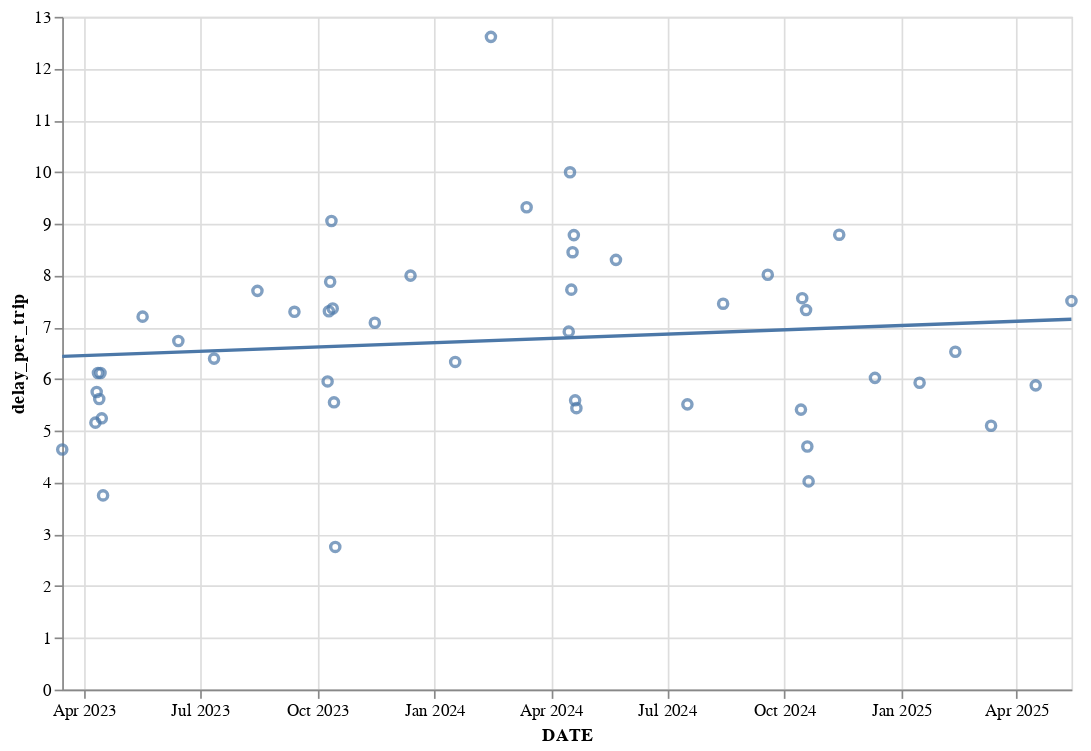

This figure's notebook cell:
### Code cell
chart = alt.Chart(all_df).mark_point().encode(
    x=alt.X('analysis_date:T', axis = alt.Axis(title = 'Date'.upper(), format = ("%b %Y"))),
    y='delay_per_trip'
).properties(width=600, height=400)

chart + chart.transform_regression('analysis_date', 'delay_per_trip').mark_line()

### Figure 1 — Vega-Lite specification as saved in the notebook (floating-point values rounded to 4 significant figures)
{"config": {"view": {"continuousWidth": 300, "continuousHeight": 300}}, "layer": [{"mark": {"type": "point"}, "encoding": {"x": {"axis": {"format": "%b %Y", "title": "DATE"}, "field": "analysis_date", "type": "temporal"}, "y": {"field": "delay_per_trip", "type": "quantitative"}}}, {"mark": {"type": "line"}, "encoding": {"x": {"axis": {"format": "%b %Y", "title": "DATE"}, "field": "analysis_date", "type": "temporal"}, "y": {"field": "delay_per_trip", "type": "quantitative"}}, "transform": [{"on": "analysis_date", "regression": "delay_per_trip"}]}], "data": {"name": "data-85d4ca35aeb1fa24da2358e14abe4c03"}, "height": 400, "width": 600, "$schema": "https://vega.github.io/schema/vega-lite/v5.20.1.json", "datasets": {"data-85d4ca35aeb1fa24da2358e14abe4c03": [{"corridor_id": 584447099936112567, "schedule_gtfs_dataset_key": "dbbe8ee4864a2715a40749605395d584", "intervention_assumption": "trips achieve 16mph or existing spd if higher", "corridor_miles": 4.5, "corridor_seconds": 206500.0, "improved_corridor_seconds": 163300.0, "delay_seconds": 43140.0, "delay_minutes": 719.0, "minutes_per_mile": 160.3, "route_short_name": ["3", "R3"], "route_id": ["3556", "3570"], "median_corridor_mph": 13.4, "n_trips_daily": 155, "trips_hr_sch": [4.7, 1.7], "trips_per_hr_peak_directional": 6.4, "delay_per_trip": 4.639, "analysis_date": "2023-03-15T00:00:00"}, {"corridor_id": 584447099936112567, "schedule_gtfs_dataset_key": "dbbe8ee4864a2715a40749605395d584", "intervention_assumption": "trips achieve 16mph or existing spd if higher", "corridor_miles": 4.5, "corridor_seconds": 206100.0, "improved_corridor_seconds": 159400.0, "delay_seconds": 46730.0, "delay_minutes": 778.9, "minutes_per_mile": 173.6, "route_short_name": ["3", "R3"], "route_id": ["3556", "3570"], "median_corridor_mph": 13.3, "n_trips_daily": 151, "trips_hr_sch": [4.7, 1.7], "trips_per_hr_peak_directional": 6.4, "delay_per_trip": 5.158, "analysis_date": "2023-04-10T00:00:00"}, {"corridor_id": 584447099936112567, "schedule_gtfs_dataset_key": "dbbe8ee4864a2715a40749605395d584", "intervention_assumption": "trips achieve 16mph or existing spd if higher", "corridor_miles": 4.5, "corridor_seconds": 197700.0, "improved_corridor_seconds": 149100.0, "delay_seconds": 48650.0, "delay_minutes": 810.8, "minutes_per_mile": 180.7, "route_short_name": ["3", "R3"], "route_id": ["3556", "3570"], "median_corridor_mph": 13.0, "n_trips_daily": 141, "trips_hr_sch": [4.7, 1.7], "trips_per_hr_peak_directional": 6.4, "delay_per_trip": 5.75, "analysis_date": "2023-04-11T00:00:00"}, {"corridor_id": 584447099936112567, "schedule_gtfs_dataset_key": "dbbe8ee4864a2715a40749605395d584", "intervention_assumption": "trips achieve 16mph or existing spd if higher", "corridor_miles": 4.5, "corridor_seconds": 228400.0, "improved_corridor_seconds": 170100.0, "delay_seconds": 58360.0, "delay_minutes": 972.6, "minutes_per_mile": 216.8, "route_short_name": ["3", "R3"], "route_id": ["3556", "3570"], "median_corridor_mph": 12.7, "n_trips_daily": 159, "trips_hr_sch": [4.7, 1.7], "trips_per_hr_peak_directional": 6.4, "delay_per_trip": 6.117, "analysis_date": "2023-04-12T00:00:00"}, {"corridor_id": 584447099936112567, "schedule_gtfs_dataset_key": "dbbe8ee4864a2715a40749605395d584", "intervention_assumption": "trips achieve 16mph or existing spd if higher", "corridor_miles": 4.5, "corridor_seconds": 203400.0, "improved_corridor_seconds": 154200.0, "delay_seconds": 49190.0, "delay_minutes": 819.9, "minutes_per_mile": 182.7, "route_short_name": ["3", "R3"], "route_id": ["3556", "3570"], "median_corridor_mph": 13.5, "n_trips_daily": 146, "trips_hr_sch": [4.7, 1.7], "trips_per_hr_peak_directional": 6.4, "delay_per_trip": 5.616, "analysis_date": "2023-04-13T00:00:00"}, {"corridor_id": 584447099936112567, "schedule_gtfs_dataset_key": "dbbe8ee4864a2715a40749605395d584", "intervention_assumption": "trips achieve 16mph or existing spd if higher", "corridor_miles": 4.5, "corridor_seconds": 218100.0, "improved_corridor_seconds": 162300.0, "delay_seconds": 55780.0, "delay_minutes": 929.7, "minutes_per_mile": 207.2, "route_short_name": ["3", "R3"], "route_id": ["3556", "3570"], "median_corridor_mph": 12.8, "n_trips_daily": 152, "trips_hr_sch": [4.7, 1.7], "trips_per_hr_peak_directional": 6.4, "delay_per_trip": 6.116, "analysis_date": "2023-04-14T00:00:00"}, {"corridor_id": 584447099936112567, "schedule_gtfs_dataset_key": "dbbe8ee4864a2715a40749605395d584", "intervention_assumption": "trips achieve 16mph or existing spd if higher", "corridor_miles": 4.5, "corridor_seconds": 167900.0, "improved_corridor_seconds": 129600.0, "delay_seconds": 38370.0, "delay_minutes": 639.5, "minutes_per_mile": 142.5, "route_short_name": ["3"], "route_id": ["3556"], "median_corridor_mph": 12.7, "n_trips_daily": 122, "trips_hr_sch": [4.3], "trips_per_hr_peak_directional": 4.3, "delay_per_trip": 5.242, "analysis_date": "2023-04-15T00:00:00"}, {"corridor_id": 584447099936112567, "schedule_gtfs_dataset_key": "dbbe8ee4864a2715a40749605395d584", "intervention_assumption": "trips achieve 16mph or existing spd if higher", "corridor_miles": 4.5, "corridor_seconds": 163800.0, "improved_corridor_seconds": 135000.0, "delay_seconds": 28820.0, "delay_minutes": 480.4, "minutes_per_mile": 107.1, "route_short_name": ["3"], "route_id": ["3556"], "median_corridor_mph": 13.5, "n_trips_daily": 128, "trips_hr_sch": [4.3], "trips_per_hr_peak_directional": 4.3, "delay_per_trip": 3.753, "analysis_date": "2023-04-16T00:00:00"}, {"corridor_id": 584447099936112567, "schedule_gtfs_dataset_key": "dbbe8ee4864a2715a40749605395d584", "intervention_assumption": "trips achieve 16mph or existing spd if higher", "corridor_miles": 4.5, "corridor_seconds": 212200.0, "improved_corridor_seconds": 151200.0, "delay_seconds": 60970.0, "delay_minutes": 1016.0, "minutes_per_mile": 226.5, "route_short_name": ["3", "R3"], "route_id": ["3606", "3620"], "median_corridor_mph": 13.1, "n_trips_daily": 141, "trips_hr_sch": [4.7, 1.7], "trips_per_hr_peak_directional": 6.4, "delay_per_trip": 7.206, "analysis_date": "2023-05-17T00:00:00"}, {"corridor_id": 584447099936112567, "schedule_gtfs_dataset_key": "dbbe8ee4864a2715a40749605395d584", "intervention_assumption": "trips achieve 16mph or existing spd if higher", "corridor_miles": 4.5, "corridor_seconds": 206800.0, "improved_corridor_seconds": 149900.0, "delay_seconds": 56990.0, "delay_minutes": 949.8, "minutes_per_mile": 211.7, "route_short_name": ["3", "R3"], "route_id": ["3606", "3620"], "median_corridor_mph": 12.7, "n_trips_daily": 141, "trips_hr_sch": [4.7, 1.7], "trips_per_hr_peak_directional": 6.4, "delay_per_trip": 6.736, "analysis_date": "2023-06-14T00:00:00"}, {"corridor_id": 584447099936112567, "schedule_gtfs_dataset_key": "dbbe8ee4864a2715a40749605395d584", "intervention_assumption": "trips achieve 16mph or existing spd if higher", "corridor_miles": 4.5, "corridor_seconds": 231500.0, "improved_corridor_seconds": 170100.0, "delay_seconds": 61400.0, "delay_minutes": 1023.0, "minutes_per_mile": 228.1, "route_short_name": ["3", "R3"], "route_id": ["3606", "3620"], "median_corridor_mph": 12.6, "n_trips_daily": 160, "trips_hr_sch": [4.7, 1.7], "trips_per_hr_peak_directional": 6.4, "delay_per_trip": 6.396, "analysis_date": "2023-07-12T00:00:00"}, {"corridor_id": 584447099936112567, "schedule_gtfs_dataset_key": "dbbe8ee4864a2715a40749605395d584", "intervention_assumption": "trips achieve 16mph or existing spd if higher", "corridor_miles": 4.5, "corridor_seconds": 242500.0, "improved_corridor_seconds": 169400.0, "delay_seconds": 73040.0, "delay_minutes": 1217.0, "minutes_per_mile": 271.3, "route_short_name": ["3", "R3"], "route_id": ["3631", "3645"], "median_corridor_mph": 11.7, "n_trips_daily": 158, "trips_hr_sch": [4.7, 1.7], "trips_per_hr_peak_directional": 6.4, "delay_per_trip": 7.705, "analysis_date": "2023-08-15T00:00:00"}, {"corridor_id": 584447099936112567, "schedule_gtfs_dataset_key": "efbbd5293be71f7a5de0cf82b59febe1", "intervention_assumption": "trips achieve 16mph or existing spd if higher", "corridor_miles": 4.5, "corridor_seconds": 219100.0, "improved_corridor_seconds": 155600.0, "delay_seconds": 63510.0, "delay_minutes": 1058.0, "minutes_per_mile": 235.9, "route_short_name": ["3", "R3"], "route_id": ["3631", "3645"], "median_corridor_mph": 12.3, "n_trips_daily": 145, "trips_hr_sch": [4.7, 1.7], "trips_per_hr_peak_directional": 6.4, "delay_per_trip": 7.3, "analysis_date": "2023-09-13T00:00:00"}, {"corridor_id": 584447099936112567, "schedule_gtfs_dataset_key": "efbbd5293be71f7a5de0cf82b59febe1", "intervention_assumption": "trips achieve 16mph or existing spd if higher", "corridor_miles": 4.5, "corridor_seconds": 209400.0, "improved_corridor_seconds": 156900.0, "delay_seconds": 52530.0, "delay_minutes": 875.4, "minutes_per_mile": 195.1, "route_short_name": ["3", "R3"], "route_id": ["3631", "3645"], "median_corridor_mph": 12.2, "n_trips_daily": 147, "trips_hr_sch": [4.7, 1.7], "trips_per_hr_peak_directional": 6.4, "delay_per_trip": 5.955, "analysis_date": "2023-10-09T00:00:00"}, {"corridor_id": 584447099936112567, "schedule_gtfs_dataset_key": "efbbd5293be71f7a5de0cf82b59febe1", "intervention_assumption": "trips achieve 16mph or existing spd if higher", "corridor_miles": 4.5, "corridor_seconds": 231700.0, "improved_corridor_seconds": 164600.0, "delay_seconds": 67120.0, "delay_minutes": 1119.0, "minutes_per_mile": 249.3, "route_short_name": ["3", "R3"], "route_id": ["3631", "3645"], "median_corridor_mph": 12.1, "n_trips_daily": 153, "trips_hr_sch": [4.7, 1.7], "trips_per_hr_peak_directional": 6.4, "delay_per_trip": 7.311, "analysis_date": "2023-10-10T00:00:00"}, {"corridor_id": 584447099936112567, "schedule_gtfs_dataset_key": "efbbd5293be71f7a5de0cf82b59febe1", "intervention_assumption": "trips achieve 16mph or existing spd if higher", "corridor_miles": 4.5, "corridor_seconds": 240900.0, "improved_corridor_seconds": 166600.0, "delay_seconds": 74240.0, "delay_minutes": 1237.0, "minutes_per_mile": 275.8, "route_short_name": ["3", "R3"], "route_id": ["3631", "3645"], "median_corridor_mph": 12.2, "n_trips_daily": 157, "trips_hr_sch": [4.7, 1.7], "trips_per_hr_peak_directional": 6.4, "delay_per_trip": 7.881, "analysis_date": "2023-10-11T00:00:00"}, {"corridor_id": 584447099936112567, "schedule_gtfs_dataset_key": "efbbd5293be71f7a5de0cf82b59febe1", "intervention_assumption": "trips achieve 16mph or existing spd if higher", "corridor_miles": 4.5, "corridor_seconds": 242800.0, "improved_corridor_seconds": 161300.0, "delay_seconds": 81490.0, "delay_minutes": 1358.0, "minutes_per_mile": 302.7, "route_short_name": ["3", "R3"], "route_id": ["3631", "3645"], "median_corridor_mph": 11.8, "n_trips_daily": 150, "trips_hr_sch": [4.7, 1.7], "trips_per_hr_peak_directional": 6.4, "delay_per_trip": 9.054, "analysis_date": "2023-10-12T00:00:00"}, {"corridor_id": 584447099936112567, "schedule_gtfs_dataset_key": "efbbd5293be71f7a5de0cf82b59febe1", "intervention_assumption": "trips achieve 16mph or existing spd if higher", "corridor_miles": 4.5, "corridor_seconds": 226800.0, "improved_corridor_seconds": 160500.0, "delay_seconds": 66270.0, "delay_minutes": 1104.0, "minutes_per_mile": 246.2, "route_short_name": ["3", "R3"], "route_id": ["3631", "3645"], "median_corridor_mph": 11.9, "n_trips_daily": 150, "trips_hr_sch": [4.7, 1.7], "trips_per_hr_peak_directional": 6.4, "delay_per_trip": 7.363, "analysis_date": "2023-10-13T00:00:00"}, {"corridor_id": 584447099936112567, "schedule_gtfs_dataset_key": "efbbd5293be71f7a5de0cf82b59febe1", "intervention_assumption": "trips achieve 16mph or existing spd if higher", "corridor_miles": 4.5, "corridor_seconds": 180400.0, "improved_corridor_seconds": 137400.0, "delay_seconds": 42970.0, "delay_minutes": 716.1, "minutes_per_mile": 159.6, "route_short_name": ["3"], "route_id": ["3631"], "median_corridor_mph": 13.0, "n_trips_daily": 129, "trips_hr_sch": [4.3], "trips_per_hr_peak_directional": 4.3, "delay_per_trip": 5.551, "analysis_date": "2023-10-14T00:00:00"}, {"corridor_id": 584447099936112567, "schedule_gtfs_dataset_key": "efbbd5293be71f7a5de0cf82b59febe1", "intervention_assumption": "15.0% trip speed increase", "corridor_miles": 4.5, "corridor_seconds": 163600.0, "improved_corridor_seconds": 142300.0, "delay_seconds": 21340.0, "delay_minutes": 355.7, "minutes_per_mile": 79.3, "route_short_name": ["3"], "route_id": ["3631"], "median_corridor_mph": 13.7, "n_trips_daily": 129, "trips_hr_sch": [4.3], "trips_per_hr_peak_directional": 4.3, "delay_per_trip": 2.757, "analysis_date": "2023-10-15T00:00:00"}, {"corridor_id": 584447099936112567, "schedule_gtfs_dataset_key": "efbbd5293be71f7a5de0cf82b59febe1", "intervention_assumption": "trips achieve 16mph or existing spd if higher", "corridor_miles": 4.5, "corridor_seconds": 224500.0, "improved_corridor_seconds": 160700.0, "delay_seconds": 63790.0, "delay_minutes": 1063.0, "minutes_per_mile": 237.0, "route_short_name": ["3", "R3"], "route_id": ["3631", "3645"], "median_corridor_mph": 12.3, "n_trips_daily": 150, "trips_hr_sch": [4.7, 1.7], "trips_per_hr_peak_directional": 6.4, "delay_per_trip": 7.088, "analysis_date": "2023-11-15T00:00:00"}, {"corridor_id": 584447099936112567, "schedule_gtfs_dataset_key": "efbbd5293be71f7a5de0cf82b59febe1", "intervention_assumption": "trips achieve 16mph or existing spd if higher", "corridor_miles": 4.5, "corridor_seconds": 234800.0, "improved_corridor_seconds": 161400.0, "delay_seconds": 73440.0, "delay_minutes": 1224.0, "minutes_per_mile": 272.8, "route_short_name": ["3", "R3"], "route_id": ["3631", "3645"], "median_corridor_mph": 12.5, "n_trips_daily": 153, "trips_hr_sch": [4.7, 1.7], "trips_per_hr_peak_directional": 6.4, "delay_per_trip": 8.0, "analysis_date": "2023-12-13T00:00:00"}, {"corridor_id": 584447099936112567, "schedule_gtfs_dataset_key": "efbbd5293be71f7a5de0cf82b59febe1", "intervention_assumption": "trips achieve 16mph or existing spd if higher", "corridor_miles": 4.5, "corridor_seconds": 198400.0, "improved_corridor_seconds": 145900.0, "delay_seconds": 52430.0, "delay_minutes": 873.8, "minutes_per_mile": 194.8, "route_short_name": ["3", "R3"], "route_id": ["3707", "3721"], "median_corridor_mph": 12.7, "n_trips_daily": 138, "trips_hr_sch": [4.7, 1.7], "trips_per_hr_peak_directional": 6.4, "delay_per_trip": 6.332, "analysis_date": "2024-01-17T00:00:00"}, {"corridor_id": 584447099936112567, "schedule_gtfs_dataset_key": "efbbd5293be71f7a5de0cf82b59febe1", "intervention_assumption": "trips achieve 16mph or existing spd if higher", "corridor_miles": 4.5, "corridor_seconds": 272700.0, "improved_corridor_seconds": 159200.0, "delay_seconds": 113500.0, "delay_minutes": 1892.0, "minutes_per_mile": 421.7, "route_short_name": ["3", "R3"], "route_id": ["3707", "3721"], "median_corridor_mph": 11.6, "n_trips_daily": 150, "trips_hr_sch": [4.7, 1.7], "trips_per_hr_peak_directional": 6.4, "delay_per_trip": 12.61, "analysis_date": "2024-02-14T00:00:00"}, {"corridor_id": 584447099936112567, "schedule_gtfs_dataset_key": "efbbd5293be71f7a5de0cf82b59febe1", "intervention_assumption": "trips achieve 16mph or existing spd if higher", "corridor_miles": 4.5, "corridor_seconds": 250100.0, "improved_corridor_seconds": 164500.0, "delay_seconds": 85560.0, "delay_minutes": 1426.0, "minutes_per_mile": 317.8, "route_short_name": ["3", "R3"], "route_id": ["3707", "3721"], "median_corridor_mph": 11.2, "n_trips_daily": 153, "trips_hr_sch": [4.7, 1.7], "trips_per_hr_peak_directional": 6.4, "delay_per_trip": 9.32, "analysis_date": "2024-03-13T00:00:00"}, {"corridor_id": 584447099936112567, "schedule_gtfs_dataset_key": "efbbd5293be71f7a5de0cf82b59febe1", "intervention_assumption": "trips achieve 16mph or existing spd if higher", "corridor_miles": 4.5, "corridor_seconds": 232300.0, "improved_corridor_seconds": 167100.0, "delay_seconds": 65160.0, "delay_minutes": 1086.0, "minutes_per_mile": 242.1, "route_short_name": ["R3", "3"], "route_id": ["3721", "3707"], "median_corridor_mph": 12.4, "n_trips_daily": 157, "trips_hr_sch": [1.7, 4.7], "trips_per_hr_peak_directional": 6.4, "delay_per_trip": 6.917, "analysis_date": "2024-04-15T00:00:00"}, {"corridor_id": 584447099936112567, "schedule_gtfs_dataset_key": "efbbd5293be71f7a5de0cf82b59febe1", "intervention_assumption": "trips achieve 16mph or existing spd if higher", "corridor_miles": 4.5, "corridor_seconds": 227600.0, "improved_corridor_seconds": 145400.0, "delay_seconds": 82160.0, "delay_minutes": 1369.0, "minutes_per_mile": 305.2, "route_short_name": ["3", "R3"], "route_id": ["3707", "3721"], "median_corridor_mph": 11.9, "n_trips_daily": 137, "trips_hr_sch": [4.7, 1.7], "trips_per_hr_peak_directional": 6.4, "delay_per_trip": 9.996, "analysis_date": "2024-04-16T00:00:00"}, {"corridor_id": 584447099936112567, "schedule_gtfs_dataset_key": "efbbd5293be71f7a5de0cf82b59febe1", "intervention_assumption": "trips achieve 16mph or existing spd if higher", "corridor_miles": 4.5, "corridor_seconds": 205300.0, "improved_corridor_seconds": 143200.0, "delay_seconds": 62140.0, "delay_minutes": 1036.0, "minutes_per_mile": 230.8, "route_short_name": ["3", "R3"], "route_id": ["3707", "3721"], "median_corridor_mph": 12.4, "n_trips_daily": 134, "trips_hr_sch": [4.7, 1.7], "trips_per_hr_peak_directional": 6.4, "delay_per_trip": 7.728, "analysis_date": "2024-04-17T00:00:00"}, {"corridor_id": 584447099936112567, "schedule_gtfs_dataset_key": "efbbd5293be71f7a5de0cf82b59febe1", "intervention_assumption": "trips achieve 16mph or existing spd if higher", "corridor_miles": 4.5, "corridor_seconds": 116000.0, "improved_corridor_seconds": 78930.0, "delay_seconds": 37020.0, "delay_minutes": 617.0, "minutes_per_mile": 137.5, "route_short_name": ["3", "R3"], "route_id": ["3707", "3721"], "median_corridor_mph": 11.9, "n_trips_daily": 73, "trips_hr_sch": [4.7, 1.7], "trips_per_hr_peak_directional": 6.4, "delay_per_trip": 8.452, "analysis_date": "2024-04-18T00:00:00"}, {"corridor_id": 584447099936112567, "schedule_gtfs_dataset_key": "efbbd5293be71f7a5de0cf82b59febe1", "intervention_assumption": "trips achieve 16mph or existing spd if higher", "corridor_miles": 4.5, "corridor_seconds": 195600.0, "improved_corridor_seconds": 131300.0, "delay_seconds": 64280.0, "delay_minutes": 1071.0, "minutes_per_mile": 238.8, "route_short_name": ["3", "R3"], "route_id": ["3707", "3721"], "median_corridor_mph": 11.7, "n_trips_daily": 122, "trips_hr_sch": [4.7, 1.7], "trips_per_hr_peak_directional": 6.4, "delay_per_trip": 8.782, "analysis_date": "2024-04-19T00:00:00"}, {"corridor_id": 584447099936112567, "schedule_gtfs_dataset_key": "efbbd5293be71f7a5de0cf82b59febe1", "intervention_assumption": "trips achieve 16mph or existing spd if higher", "corridor_miles": 4.5, "corridor_seconds": 163100.0, "improved_corridor_seconds": 123900.0, "delay_seconds": 39240.0, "delay_minutes": 654.0, "minutes_per_mile": 145.8, "route_short_name": ["3"], "route_id": ["3707"], "median_corridor_mph": 12.8, "n_trips_daily": 117, "trips_hr_sch": [4.3], "trips_per_hr_peak_directional": 4.3, "delay_per_trip": 5.59, "analysis_date": "2024-04-20T00:00:00"}, {"corridor_id": 584447099936112567, "schedule_gtfs_dataset_key": "efbbd5293be71f7a5de0cf82b59febe1", "intervention_assumption": "trips achieve 16mph or existing spd if higher", "corridor_miles": 4.5, "corridor_seconds": 145200.0, "improved_corridor_seconds": 110600.0, "delay_seconds": 34590.0, "delay_minutes": 576.5, "minutes_per_mile": 128.5, "route_short_name": ["3"], "route_id": ["3707"], "median_corridor_mph": 12.7, "n_trips_daily": 106, "trips_hr_sch": [4.3], "trips_per_hr_peak_directional": 4.3, "delay_per_trip": 5.439, "analysis_date": "2024-04-21T00:00:00"}, {"corridor_id": 584447099936112567, "schedule_gtfs_dataset_key": "efbbd5293be71f7a5de0cf82b59febe1", "intervention_assumption": "trips achieve 16mph or existing spd if higher", "corridor_miles": 4.5, "corridor_seconds": 153400.0, "improved_corridor_seconds": 104600.0, "delay_seconds": 48830.0, "delay_minutes": 813.8, "minutes_per_mile": 181.4, "route_short_name": ["3", "R3"], "route_id": ["3732", "3746"], "median_corridor_mph": 11.8, "n_trips_daily": 98, "trips_hr_sch": [4.7, 1.7], "trips_per_hr_peak_directional": 6.4, "delay_per_trip": 8.304, "analysis_date": "2024-05-22T00:00:00"}, {"corridor_id": 584447099936112567, "schedule_gtfs_dataset_key": "efbbd5293be71f7a5de0cf82b59febe1", "intervention_assumption": "trips achieve 16mph or existing spd if higher", "corridor_miles": 4.5, "corridor_seconds": 57220.0, "improved_corridor_seconds": 43660.0, "delay_seconds": 13560.0, "delay_minutes": 226.0, "minutes_per_mile": 50.4, "route_short_name": ["3", "R3"], "route_id": ["3732", "3746"], "median_corridor_mph": 13.3, "n_trips_daily": 41, "trips_hr_sch": [4.7, 1.7], "trips_per_hr_peak_directional": 6.4, "delay_per_trip": 5.512, "analysis_date": "2024-07-17T00:00:00"}, {"corridor_id": 584447099936112567, "schedule_gtfs_dataset_key": "c2630c44a1f2703ec651596e6358d4f4", "intervention_assumption": "trips achieve 16mph or existing spd if higher", "corridor_miles": 4.5, "corridor_seconds": 240400.0, "improved_corridor_seconds": 168400.0, "delay_seconds": 72030.0, "delay_minutes": 1201.0, "minutes_per_mile": 267.6, "route_short_name": ["3", "R3"], "route_id": ["3757", "3771"], "median_corridor_mph": 11.9, "n_trips_daily": 161, "trips_hr_sch": [4.7, 1.7], "trips_per_hr_peak_directional": 6.4, "delay_per_trip": 7.457, "analysis_date": "2024-08-14T00:00:00"}, {"corridor_id": 584447099936112567, "schedule_gtfs_dataset_key": "c2630c44a1f2703ec651596e6358d4f4", "intervention_assumption": "trips achieve 16mph or existing spd if higher", "corridor_miles": 4.5, "corridor_seconds": 251200.0, "improved_corridor_seconds": 173300.0, "delay_seconds": 77920.0, "delay_minutes": 1299.0, "minutes_per_mile": 289.5, "route_short_name": ["3", "R3"], "route_id": ["3757", "3771"], "median_corridor_mph": 11.9, "n_trips_daily": 162, "trips_hr_sch": [4.7, 1.7], "trips_per_hr_peak_directional": 6.4, "delay_per_trip": 8.017, "analysis_date": "2024-09-18T00:00:00"}, {"corridor_id": 584447099936112567, "schedule_gtfs_dataset_key": "c2630c44a1f2703ec651596e6358d4f4", "intervention_assumption": "trips achieve 16mph or existing spd if higher", "corridor_miles": 4.5, "corridor_seconds": 221300.0, "improved_corridor_seconds": 169700.0, "delay_seconds": 51620.0, "delay_minutes": 860.3, "minutes_per_mile": 191.7, "route_short_name": ["3", "R3"], "route_id": ["3757", "3771"], "median_corridor_mph": 12.8, "n_trips_daily": 159, "trips_hr_sch": [4.7, 1.7], "trips_per_hr_peak_directional": 6.4, "delay_per_trip": 5.411, "analysis_date": "2024-10-14T00:00:00"}, {"corridor_id": 584447099936112567, "schedule_gtfs_dataset_key": "c2630c44a1f2703ec651596e6358d4f4", "intervention_assumption": "trips achieve 16mph or existing spd if higher", "corridor_miles": 4.5, "corridor_seconds": 247400.0, "improved_corridor_seconds": 173900.0, "delay_seconds": 73520.0, "delay_minutes": 1225.0, "minutes_per_mile": 273.1, "route_short_name": ["R3", "3"], "route_id": ["3771", "3757"], "median_corridor_mph": 12.2, "n_trips_daily": 162, "trips_hr_sch": [1.7, 4.7], "trips_per_hr_peak_directional": 6.4, "delay_per_trip": 7.564, "analysis_date": "2024-10-15T00:00:00"}, {"corridor_id": 584447099936112567, "schedule_gtfs_dataset_key": "c2630c44a1f2703ec651596e6358d4f4", "intervention_assumption": "trips achieve 16mph or existing spd if higher", "corridor_miles": 4.5, "corridor_seconds": 246400.0, "improved_corridor_seconds": 175100.0, "delay_seconds": 71280.0, "delay_minutes": 1188.0, "minutes_per_mile": 264.8, "route_short_name": ["3", "R3"], "route_id": ["3757", "3771"], "median_corridor_mph": 12.1, "n_trips_daily": 162, "trips_hr_sch": [4.7, 1.7], "trips_per_hr_peak_directional": 6.4, "delay_per_trip": 7.334, "analysis_date": "2024-10-18T00:00:00"}, {"corridor_id": 584447099936112567, "schedule_gtfs_dataset_key": "c2630c44a1f2703ec651596e6358d4f4", "intervention_assumption": "trips achieve 16mph or existing spd if higher", "corridor_miles": 4.5, "corridor_seconds": 173600.0, "improved_corridor_seconds": 137200.0, "delay_seconds": 36350.0, "delay_minutes": 605.9, "minutes_per_mile": 135.0, "route_short_name": ["3"], "route_id": ["3757"], "median_corridor_mph": 13.0, "n_trips_daily": 129, "trips_hr_sch": [4.3], "trips_per_hr_peak_directional": 4.3, "delay_per_trip": 4.697, "analysis_date": "2024-10-19T00:00:00"}, {"corridor_id": 584447099936112567, "schedule_gtfs_dataset_key": "c2630c44a1f2703ec651596e6358d4f4", "intervention_assumption": "trips achieve 16mph or existing spd if higher", "corridor_miles": 4.5, "corridor_seconds": 147300.0, "improved_corridor_seconds": 119800.0, "delay_seconds": 27520.0, "delay_minutes": 458.7, "minutes_per_mile": 102.2, "route_short_name": ["3"], "route_id": ["3757"], "median_corridor_mph": 13.6, "n_trips_daily": 114, "trips_hr_sch": [4.3], "trips_per_hr_peak_directional": 4.3, "delay_per_trip": 4.024, "analysis_date": "2024-10-20T00:00:00"}, {"corridor_id": 584447099936112567, "schedule_gtfs_dataset_key": "c2630c44a1f2703ec651596e6358d4f4", "intervention_assumption": "trips achieve 16mph or existing spd if higher", "corridor_miles": 4.5, "corridor_seconds": 258800.0, "improved_corridor_seconds": 173300.0, "delay_seconds": 85440.0, "delay_minutes": 1424.0, "minutes_per_mile": 317.4, "route_short_name": ["3", "R3"], "route_id": ["3757", "3771"], "median_corridor_mph": 11.5, "n_trips_daily": 162, "trips_hr_sch": [4.7, 1.7], "trips_per_hr_peak_directional": 6.4, "delay_per_trip": 8.79, "analysis_date": "2024-11-13T00:00:00"}, {"corridor_id": 584447099936112567, "schedule_gtfs_dataset_key": "c2630c44a1f2703ec651596e6358d4f4", "intervention_assumption": "trips achieve 16mph or existing spd if higher", "corridor_miles": 4.5, "corridor_seconds": 227000.0, "improved_corridor_seconds": 169600.0, "delay_seconds": 57470.0, "delay_minutes": 957.8, "minutes_per_mile": 213.5, "route_short_name": ["3", "R3"], "route_id": ["3757", "3771"], "median_corridor_mph": 12.7, "n_trips_daily": 159, "trips_hr_sch": [4.7, 1.7], "trips_per_hr_peak_directional": 6.4, "delay_per_trip": 6.024, "analysis_date": "2024-12-11T00:00:00"}, {"corridor_id": 584447099936112567, "schedule_gtfs_dataset_key": "c2630c44a1f2703ec651596e6358d4f4", "intervention_assumption": "trips achieve 16mph or existing spd if higher", "corridor_miles": 4.5, "corridor_seconds": 227100.0, "improved_corridor_seconds": 170200.0, "delay_seconds": 56920.0, "delay_minutes": 948.6, "minutes_per_mile": 211.4, "route_short_name": ["3", "R3"], "route_id": ["3807", "3821"], "median_corridor_mph": 12.7, "n_trips_daily": 160, "trips_hr_sch": [4.7, 1.7], "trips_per_hr_peak_directional": 6.4, "delay_per_trip": 5.929, "analysis_date": "2025-01-15T00:00:00"}, {"corridor_id": 584447099936112567, "schedule_gtfs_dataset_key": "c2630c44a1f2703ec651596e6358d4f4", "intervention_assumption": "trips achieve 16mph or existing spd if higher", "corridor_miles": 4.5, "corridor_seconds": 232500.0, "improved_corridor_seconds": 170200.0, "delay_seconds": 62280.0, "delay_minutes": 1038.0, "minutes_per_mile": 231.4, "route_short_name": ["3", "R3"], "route_id": ["3807", "3821"], "median_corridor_mph": 12.4, "n_trips_daily": 159, "trips_hr_sch": [4.7, 1.7], "trips_per_hr_peak_directional": 6.4, "delay_per_trip": 6.529, "analysis_date": "2025-02-12T00:00:00"}, {"corridor_id": 584447099936112567, "schedule_gtfs_dataset_key": "298a1216e45ae5c17d4b3f8bc36a7caa", "intervention_assumption": "trips achieve 16mph or existing spd if higher", "corridor_miles": 4.5, "corridor_seconds": 222300.0, "improved_corridor_seconds": 173400.0, "delay_seconds": 48950.0, "delay_minutes": 815.9, "minutes_per_mile": 181.8, "route_short_name": ["3", "R3"], "route_id": ["3", "R3"], "median_corridor_mph": 13.1, "n_trips_daily": 160, "trips_hr_sch": [4.7, 1.7], "trips_per_hr_peak_directional": 6.4, "delay_per_trip": 5.099, "analysis_date": "2025-03-12T00:00:00"}, {"corridor_id": 584447099936112567, "schedule_gtfs_dataset_key": "c65bd95ac0009a74df9ff840fc416771", "intervention_assumption": "trips achieve 16mph or existing spd if higher", "corridor_miles": 4.5, "corridor_seconds": 230600.0, "improved_corridor_seconds": 173800.0, "delay_seconds": 56790.0, "delay_minutes": 946.5, "minutes_per_mile": 211.0, "route_short_name": ["3", "R3"], "route_id": ["3", "R3"], "median_corridor_mph": 12.7, "n_trips_daily": 161, "trips_hr_sch": [4.7, 1.7], "trips_per_hr_peak_directional": 6.4, "delay_per_trip": 5.879, "analysis_date": "2025-04-16T00:00:00"}, {"corridor_id": 584447099936112567, "schedule_gtfs_dataset_key": "a02018fa11c962bcd3e07ab7f4516a63", "intervention_assumption": "trips achieve 16mph or existing spd if higher", "corridor_miles": 4.5, "corridor_seconds": 250000.0, "improved_corridor_seconds": 177000.0, "delay_seconds": 73000.0, "delay_minutes": 1217.0, "minutes_per_mile": 271.2, "route_short_name": ["3", "R3"], "route_id": ["3", "R3"], "median_corridor_mph": 12.2, "n_trips_daily": 162, "trips_hr_sch": [4.7, 1.7], "trips_per_hr_peak_directional": 6.4, "delay_per_trip": 7.51, "analysis_date": "2025-05-14T00:00:00"}]}}
